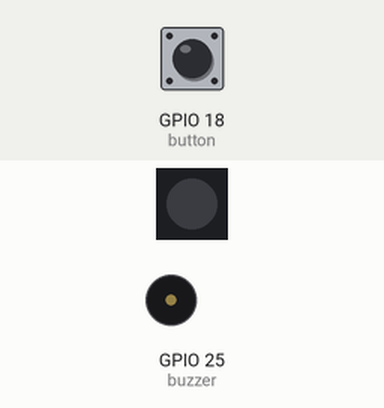
This program was run on a simulated Raspberry Pi (BCM pin numbers). Shown: 1 RGB LEDs in strip order, left to right, buzzer (waves = sounding, pin HIGH). Inputs (shaded band) come from the test bench; at power-on: GPIO 18 (button) HIGH. Values from a settings file that is not in the repository are placeholders; web requests get an empty 200 reply after 0.4 s; what the program prints to the terminal is not drawn.

Above: at 1.2 s.
1.3 s: GPIO 18 (button) pulled LOW for 0.15 s
At 2.6 s:
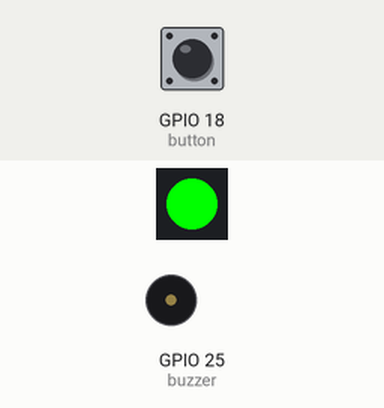
2.9 s: GPIO 18 (button) pulled LOW for 1 s
At 3.7 s:
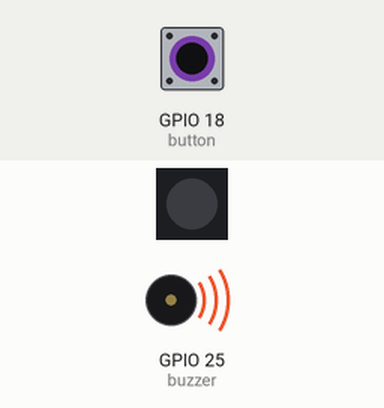
5.4 s: GPIO 18 (button) pulled LOW for 0.15 s
At 6.7 s:
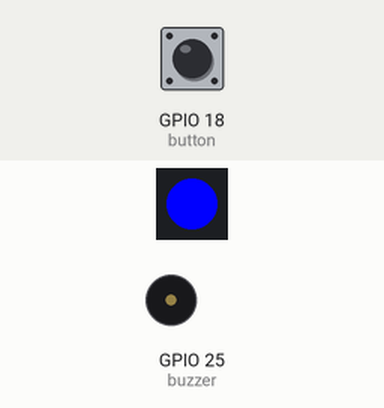
7.0 s: GPIO 18 (button) pulled LOW for 3.2 s
At 7.4 s:
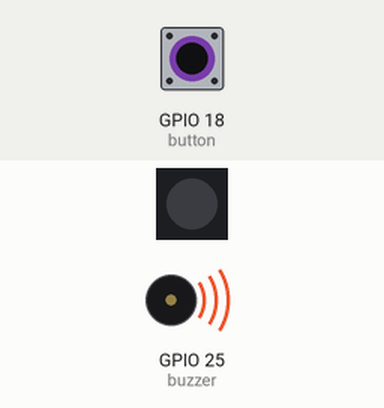
11.7 s: GPIO 18 (button) pulled LOW for 0.15 s
At 12.5 s:
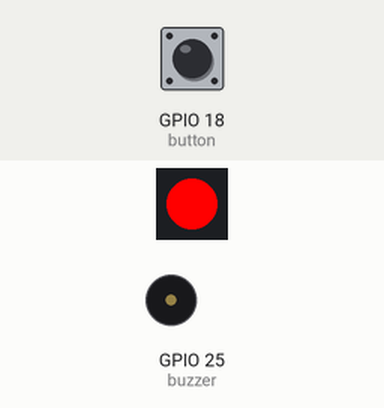
Timing chart, 0 to 14.6 s (numbered marks = the images above; inputs shaded):
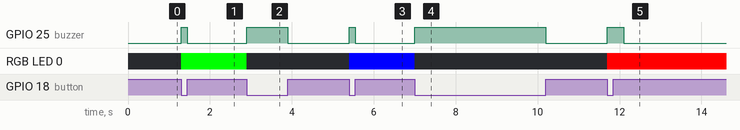

Measured:
- after the input at 1.3 s, GPIO 25 (buzzer): LOW → HIGH at once, → LOW 0.15 s later; RGB LED 0: off → RGB(0, 255, 0) at once
- after the input at 2.9 s, GPIO 25 (buzzer): LOW → HIGH at once, → LOW 1.0 s later; RGB LED 0: RGB(0, 255, 0) → off at once
- after the input at 5.4 s, GPIO 25 (buzzer): LOW → HIGH at once, → LOW 0.15 s later; RGB LED 0: off → RGB(0, 0, 255) at once
- after the input at 7.0 s, GPIO 25 (buzzer): LOW → HIGH at once, → LOW 3.2 s later; RGB LED 0: RGB(0, 0, 255) → off at once
- after the input at 11.7 s, GPIO 25 (buzzer): LOW → HIGH at once, → LOW 0.40 s later; RGB LED 0: off → RGB(255, 0, 0) at once

The program:

lesson3.py
```python
import private
import requests


from gpiozero import Button
from signal import pause
from gpiozero import RGBLED,Buzzer


state = False
counter = 0

def user_press():
    global state,counter
    state = not state
    buzzer.on()

    if state == True:
        print("開燈")
        counter += 1
        if counter % 3 == 1:
            led.color=(0,1,0)
        elif counter % 3 == 2:
            led.color=(0,0,1)
        elif counter % 3 == 0:
            led.color=(1,0,0)
            url = f'https://maker.ifttt.com/trigger/button_press/with/key/{private.iftttKey}?value1=danger&value2=100'

            r = requests.get(url)
            if r.status_code == 200:
                print("發送成功")

    else:
        print("關燈")
        led.color=(0,0,0)

def user_release():
    buzzer.off()

button = Button(18)
led = RGBLED(red=17, green=27, blue=22)
buzzer = Buzzer(25)

button.when_pressed = user_press
button.when_released = user_release

pause()
```
